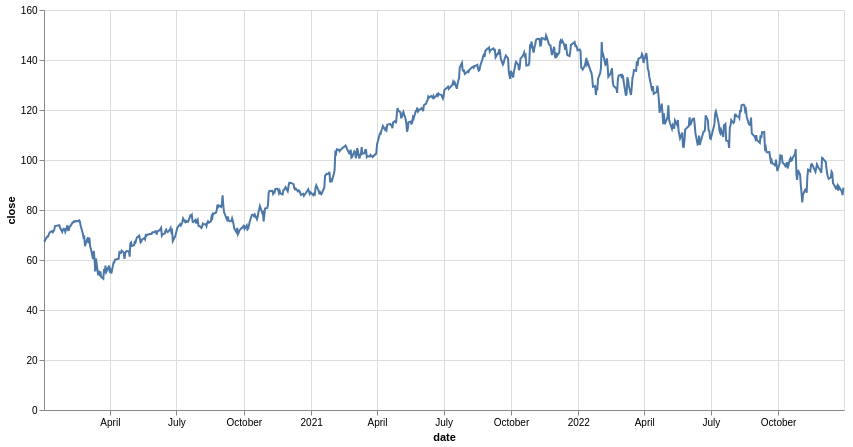

The code cell stored with this chart in its notebook:
### Markdown cell above
### Filtering data based on temporal properties

### Code cell
alt.Chart(
    df_pl.filter(
         pl.col("date").is_between(
             dt.datetime(2020, 1, 1),
             dt.datetime(2022, 12, 31)
             )
    )
    ).mark_line().encode(
    x='date',
    y='close',
    tooltip=['date', 'close']
).properties(
    width=800,
    height=400
)

### Figure 1 — Vega-Lite specification as saved in the notebook (floating-point values rounded to 4 significant figures; data arrays with more than 128 entries replaced by an {"elided": "..."} marker saying what was removed)
{"config": {"view": {"continuousWidth": 300, "continuousHeight": 300}}, "data": {"name": "data-d14c74b08da29ff352686ae6b94bea59"}, "mark": {"type": "line"}, "encoding": {"tooltip": [{"field": "date", "type": "temporal"}, {"field": "close", "type": "quantitative"}], "x": {"field": "date", "type": "temporal"}, "y": {"field": "close", "type": "quantitative"}}, "height": 400, "width": 800, "$schema": "https://vega.github.io/schema/vega-lite/v5.20.1.json", "datasets": {"data-d14c74b08da29ff352686ae6b94bea59": {"elided": "756 records"}}}
